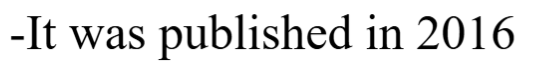
#> input picture test2.png, 542 x 65 px
$ python main.py
#> lines starting #> are read from the running program, lines starting #| are printed output that depends on the picture; after the words box and inside, x2 and y2 are one past the last pixel; in counts of white or black regions, pixels touching at a corner belong together
### traitement_image.py
import numpy as np
import matplotlib.pyplot as plt
from PIL import Image
import random as rd

def importer_image(fichier):
#> called with fichier = 'test2.png'
    img = Image.open(fichier)
#> img is the input picture: PIL image 542x65 RGBA; mean R, G, B, A 225.6, 225.6, 225.6, 255
    img = img.convert("RGB")
#> img: PIL image 542x65 RGB
    return np.array(img)

# [29 lines left out: function generar_imagen_rgb, not called in this run]

def rgb_a_gris(image):
    "Renvoie une copie de l'image en niveaux de gris."
    return np.average(image, axis=2, weights=[0.299, 0.587, 0.114])

def binarisation(image, k, C):
    """Renvoie une copie de l'image en noir et blanc.
    Les pixels au premier plan sont noirs et ceux en arrière-plan sont blancs.
    Utilise une méthode de seuillage adaptatif gaussien: pour chaque pixel, le seuil est
    une moyenne des pixels alentours pondérée par une fenetre gaussienne."""
#> called with k = 11, C = 20
    resultat = np.zeros_like(image)
    longueur, largeur = image.shape
#> longueur = 65; largeur = 542
    image_pad = np.zeros((longueur+k-1, largeur+k-1))
    image_pad[k//2:-(k//2), k//2:-(k//2)] = image
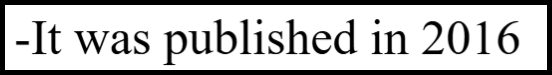
#> image_pad: shape (75, 552) float64; min 0, max 255, mean 192; drawn with min black and max white
    for i in range(longueur):
        for j in range(largeur):
            seuil = np.mean(image_pad[i:i+k, j:j+k])
            if image[i, j] < seuil-C:
                resultat[i, j] = 255
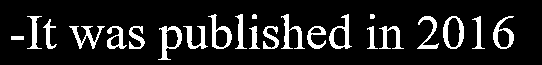
#> resultat: shape (65, 542) float64; 12.6% white; 23 white regions, largest, box (x1, y1, x2, y2) and area: (158, 26, 182, 60) 313, (281, 14, 305, 49) 288, (443, 16, 464, 49) 285
    return resultat

# [9 lines left out: function binaire, not called in this run]


### decoupage.py
from pdb import post_mortem

import numpy as np
import matplotlib.pyplot as plt
from numpy.f2py.crackfortran import endifs


def generar_imagen_falsa():
    alto = 60
    ancho = 80
    img = np.zeros((alto, ancho), dtype=int)
    img[5:25, 5:10] = 1
    img[20:25, 5:15] = 1
    img[5:25, 25:40] = 1
    img[10:20, 30:35] = 0
    img[35:55, 10:15] = 1
    img[35:40, 30:50] = 1
    img[35:55, 38:42] = 1

    return img
img = generar_imagen_falsa()
plt.imshow(img, cmap='gray')

def intervalles(liste):
    if not liste:
        return []
    intervalos = []
    start = liste[0]

    for k in range (1, len(liste)):
        if liste[k] != liste[k-1]+1:
            fin = liste[k-1]
            intervalos.append((start,fin))
            start = liste[k]
    intervalos.append((start,liste[-1]))
    return intervalos

def scanner_horizontal(image):
    res_x, res_y = image.shape
    somme = np.sum(image, axis=1)
    lignes = []
    for i in range(res_x):
        if somme[i] != 0:
            lignes.append(i)
    resultat = intervalles(lignes)
    return resultat

def scanner_vertical(image):
    res_x, res_y = image.shape
    somme = np.sum(image, axis=0)
    colonnes = []
    for i in range(res_y):
        if somme[i] != 0:
            colonnes.append(i)
    resultat = intervalles(colonnes)
    return resultat

# [11 lines left out: function cadrage, not called in this run]

def cadrage2(image):
    mots = []
    lignes_avec_caracteres = scanner_horizontal(image)

    for (y_min, y_max) in lignes_avec_caracteres:
        image_ligne = image[y_min : y_max+1, :]
        intervalles_lettres = scanner_vertical(image_ligne)
        espaces = []
        for k in range(len(intervalles_lettres)-1):
            fin_actuel = intervalles_lettres[k][1]
            debut_suivant = intervalles_lettres[k+1][0]
            distance = debut_suivant - fin_actuel
            espaces.append(distance)
#Calcul de l'espace entre les mots
        seuil_espace = 0
        if len(espaces) > 0:
            moyenne_espace = np.mean(espaces)
            seuil_espace = 2 * moyenne_espace
            seuil_espace = max(seuil_espace, 3)
#Construction des mots
        mot_actuel = []
        for k, (x_min, x_max) in enumerate(intervalles_lettres):
            lettre = image_ligne[:, x_min : x_max+1]
            mot_actuel.append(lettre)
            if k<len(espaces):
                distance_apres = espaces[k]
                if distance_apres > seuil_espace:
                    mots.append(mot_actuel)
                    mot_actuel = []
        if mot_actuel:
            mots.append(mot_actuel)
    return mots

def redimensionner(image, final_hauteur, final_largueur):
    resultat = np.zeros((final_hauteur, final_largueur))
    orig_hauteur, orig_largueur = image.shape
    proportion_hauteur = orig_hauteur / final_hauteur
    proportion_largueur = orig_largueur / final_largueur

    for i in range(final_hauteur):
        for j in range(final_largueur):
            orig_x = int(i*proportion_hauteur)
            orig_y = int(j*proportion_largueur)

            orig_x = min(orig_x, orig_hauteur - 1) #Securité car sinon crash de index error
            orig_y = min(orig_y, orig_largueur - 1)

            resultat[i,j] = image[orig_x, orig_y]
    return resultat

def normaliser(image):
    taille_finale = 28
    taille_interieur = 20
    h, l = image.shape
    max_dim = max(h, l)
    cuadrado = np.zeros((max_dim, max_dim))
    centre_h = (max_dim -h)//2
    centre_l = (max_dim - l)//2
    cuadrado[centre_h:centre_h+h, centre_l:centre_l+l] = image
    img_20x20 = redimensionner(cuadrado, taille_interieur, taille_interieur)

    resultat = np.zeros((taille_finale, taille_finale))
    marge = (taille_finale-taille_interieur)//2
    resultat[marge:marge+taille_interieur, marge:marge+taille_interieur] = img_20x20
    return resultat


def post_decoupage(imagen_letra):
    h, l = imagen_letra.shape
    if h == 0 or l == 0:
        return [imagen_letra]

    ratio = l / h
    if ratio < 1.05:
        return [imagen_letra]

    histograma = np.sum(imagen_letra, axis=0)
    start = int(l * 0.25)
    end = int(l * 0.75)
    if start >= end:
        return [imagen_letra]

    zona_central = histograma[start:end]
    min_valor = np.min(zona_central)
    indice_relatif = np.argmin(zona_central)
    indice = start + indice_relatif
    max_tinta = np.max(histograma)

    if ratio > 1.35: #decoupage agresif
        umbral_tinta = 0.60
        requerir_centro = False
    else: #decoupage mais on fait gaffe de ne pas deconner
        umbral_tinta = 0.35
        requerir_centro = True

    condicion_valle = min_valor < (max_tinta * umbral_tinta)
    condicion_fina = min_valor < (h * 0.25)
    condicion_centro = True
    posicion_corte_relativa = indice / l

    if requerir_centro:
        if posicion_corte_relativa < 0.40 or posicion_corte_relativa > 0.60:
            condicion_centro = False
    if condicion_valle and condicion_fina and condicion_centro:
        letra_izq = imagen_letra[:, :indice]
        letra_der = imagen_letra[:, indice:]

        if letra_izq.shape[1] < (l * 0.15) or letra_der.shape[1] < (l * 0.15): #eviter les taches
            return [imagen_letra]
        return post_decoupage(letra_izq) + post_decoupage(letra_der)
    return [imagen_letra]

def pre_normalisation(liste_mots_salle):
    liste_mots_propre = []
    for mot in liste_mots_salle:
        nouvelle_mot = []
        for lettre in mot:
            correction = post_decoupage(lettre)
            nouvelle_mot.extend(correction)
        liste_mots_propre.append(nouvelle_mot)
    return liste_mots_propre

### main.py
from traitement_image import rgb_a_gris, binarisation, generar_imagen_rgb, importer_image
from decoupage import pre_normalisation, cadrage2, scanner_horizontal, scanner_vertical, cadrage, normaliser, \
    redimensionner, post_decoupage
import numpy as np
import matplotlib.pyplot as plt
from time import time
from IA import IA
import pandas as pd

#Traitement
imagen_test = importer_image("test2.png")
imagen_gris = rgb_a_gris(imagen_test)
imagen_binaria = binarisation(imagen_gris, C=20,k=11)
plt.imshow(imagen_binaria, cmap="gray")
plt.show()
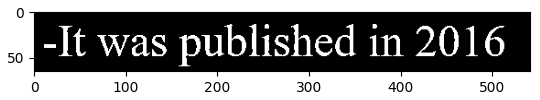
#> figure drawn by matplotlib, 1 panel
#Decoupage
mots_pre = cadrage2(imagen_binaria)
#> in scanner_horizontal, `somme = np.sum(image, axis=1)`: somme = 65 values, max 58650 at index 48, min 0 at index 0, mean 17383.2
#> after the loop in scanner_horizontal, `for i in range(res_x):`: lignes = 46 values from 14 to 59
#> in intervalles, `start = liste[0]`: start = 14
#> the loop in intervalles, `for k in range (1, len(liste)):` made 45 passes
#> after the loop in intervalles, `for k in range (1, len(liste)):`: intervalos = []
#> in scanner_horizontal, `resultat = intervalles(lignes)`: resultat = [(14, 59)]
#> the loop in cadrage2, `for (y_min, y_max) in lignes_avec_caracteres:` made 1 pass
#> (y_min, y_max, res_x in scanner_vertical, res_y in scanner_vertical, seuil_espace, moyenne_espace) on pass 1: (14, 59, 46, 542, 12.32, 6.16)
#> pass 1, in cadrage2, `image_ligne = image[y_min : y_max+1, :]`:
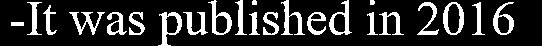
#> image_ligne: shape (46, 542) float64; 17.8% white; 23 white regions, largest, box (x1, y1, x2, y2) and area: (158, 12, 182, 46) 313, (281, 0, 305, 35) 288, (443, 2, 464, 35) 285
#> after the loop in cadrage2, `for (y_min, y_max) in lignes_avec_caracteres:`: mots = 5 items
#> mots_pre = 5 items
mot_propre = pre_normalisation(mots_pre)
#> the loop in pre_normalisation, `for mot in liste_mots_salle:` made 5 passes
#> after the loop in pre_normalisation, `for mot in liste_mots_salle:`:
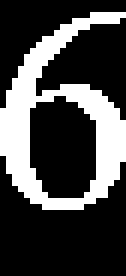
#> lettre: shape (46, 21) float64 (shown 6 times larger); 27.5% white; 1 white region, box (x1, y1, x2, y2) and area: (0, 2, 21, 35) 266
#> mot_propre = 5 items

#revision visuel
for i, mot in enumerate(mot_propre):
    print(f"Palabra {i}:")
    for lettre in mot:
        img_norm = normaliser(lettre)
        plt.imshow(img_norm, cmap='gray')
        plt.show()
#> this loop made 5 passes
#| Palabra 0:
#| Palabra 1:
#| Palabra 2:
#| Palabra 3:
#| Palabra 4:
#> pass 1, `plt.show()`:
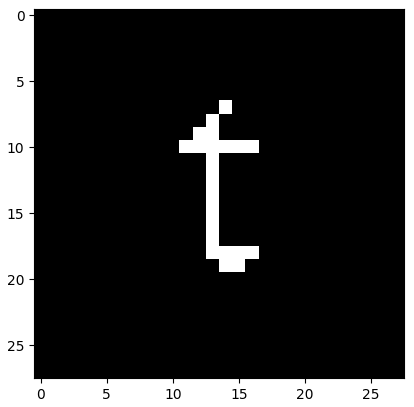
#> figure drawn by matplotlib, 1 panel
#> pass 2, `plt.show()`:
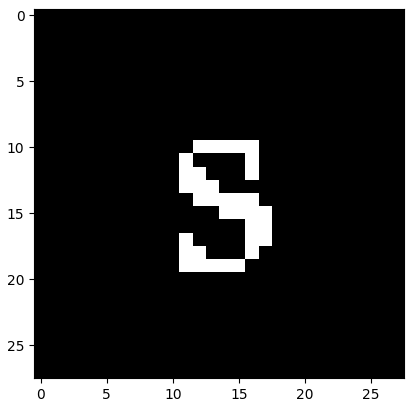
#> figure drawn by matplotlib, 1 panel
